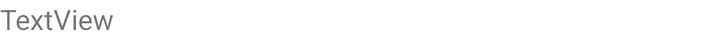
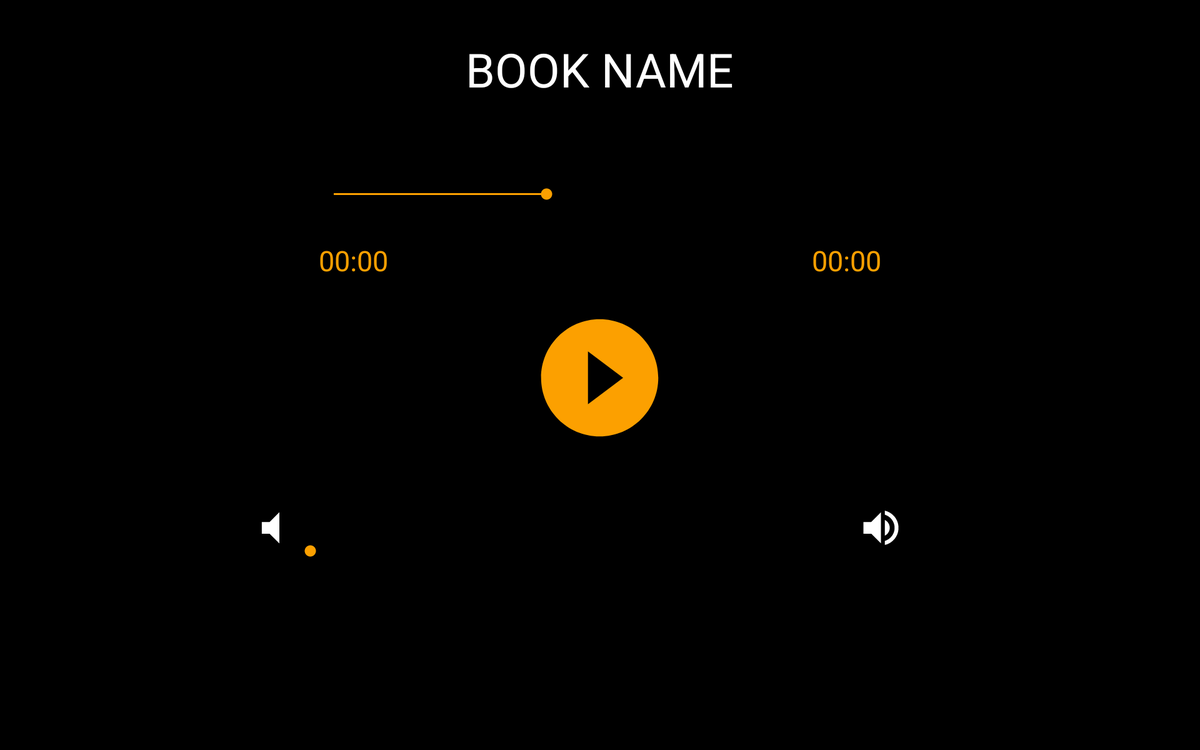

Compare how this app lays out the same screen by default and in its alternative resource folder. The renders come first, then the two layout files and the values they reference.
<!-- AndroidManifest.xml: application theme Theme.ABCZone -->
<!-- res/layout/activity_listen_audio_books.xml -->
<?xml version="1.0" encoding="utf-8"?>
<LinearLayout xmlns:android="http://schemas.android.com/apk/res/android"
    xmlns:app="http://schemas.android.com/apk/res-auto"
    xmlns:tools="http://schemas.android.com/tools"
    android:layout_width="match_parent"
    android:layout_height="wrap_content"
    tools:context=".ListenAudioBooks"
    android:orientation="vertical">


    <TextView
        android:id="@+id/listen_audio"
        android:layout_width="match_parent"
        android:layout_height="wrap_content"
        android:text="TextView" />

    <ImageView
        android:id="@+id/story_image"
        android:layout_width="wrap_content"
        android:layout_height="wrap_content"
        android:src="@drawable/background_animals"/>
</LinearLayout>
<!-- resources referenced by this layout -->
<resources>
  <style name="Theme.ABCZone" parent="Theme.MaterialComponents.DayNight.NoActionBar">
          
          <item name="colorPrimary">@color/black</item>
          <item name="colorPrimaryVariant">@color/black</item>
          <item name="colorOnPrimary">@color/white</item>
          
          <item name="colorSecondary">@color/teal_200</item>
          <item name="colorSecondaryVariant">@color/teal_700</item>
          <item name="colorOnSecondary">@color/black</item>
          <item name="windowActionBar">false</item>
          <item name="windowNoTitle">true</item>
          <item name="android:divider">@drawable/menu_item_padding</item>
          <item name="android:listDivider">@android:color/transparent</item>
          
          <item name="android:statusBarColor" tools:targetApi="l">?attr/colorPrimaryVariant</item>
          
      </style>
  <color name="black">#FF000000</color>
  <color name="white">#FFFFFFFF</color>
  <color name="teal_200">#FF03DAC5</color>
  <color name="teal_700">#FF018786</color>
</resources>
<!-- res/layout-xlarge/activity_listen_audio_books.xml (the repository's variant of the layout above) -->
<!-- drawn on a large tablet held sideways -->
<?xml version="1.0" encoding="utf-8"?>
<LinearLayout xmlns:android="http://schemas.android.com/apk/res/android"
    xmlns:app="http://schemas.android.com/apk/res-auto"
    xmlns:tools="http://schemas.android.com/tools"
    android:layout_width="match_parent"
    android:background="@color/black"
    android:orientation="vertical"
    android:layout_height="match_parent"
    android:gravity="center_horizontal"
    tools:context=".ListenAudioBooks">

   <ImageView
       android:id="@+id/audio_book_cover"
       android:layout_width="match_parent"
       android:layout_height="wrap_content"
       android:src="@drawable/rain_song"/>

    <TextView
        android:id="@+id/audio_book_name"
        android:layout_marginTop="40dp"
        android:layout_width="wrap_content"
        android:layout_height="wrap_content"
        android:textColor="@color/white"
        android:text="Book name"
        android:textSize="50sp"
        android:textAllCaps="true"/>

    <SeekBar
        android:id="@+id/seekBarTime"
        android:layout_marginTop="50dp"
        android:progressTint="@color/orange"
        android:progress="40"
        android:backgroundTint="@color/orange"
        android:thumbTint="@color/orange"
        android:layout_width="600dp"
        android:layout_height="100dp"/>

    <RelativeLayout
        android:layout_width="600dp"
        android:layout_height="wrap_content">

        <TextView
            android:id="@+id/audioTime"
            android:layout_width="wrap_content"
            android:layout_height="wrap_content"
            android:textColor="@color/orange"
            android:textSize="30sp"
            android:text="00:00"/>

        <TextView
            android:id="@+id/audioDuration"
            android:layout_width="wrap_content"
            android:layout_height="wrap_content"
            android:textColor="@color/orange"
            android:layout_alignParentEnd="true"
            android:textSize="30sp"
            android:text="00:00"/>

    </RelativeLayout>

    <androidx.appcompat.widget.AppCompatButton
        android:id="@+id/playBook"
        android:layout_width="150dp"
        android:layout_height="150dp"
        android:layout_marginTop="30dp"
        android:background="@drawable/play_button" />

    <LinearLayout
        android:layout_width="750dp"
        android:layout_height="wrap_content"
        android:layout_marginTop="60dp"
        android:orientation="horizontal">

        <ImageView
            android:layout_width="50dp"
            android:layout_height="50dp"
            android:src="@drawable/low_volume"/>

        <SeekBar
            android:id="@+id/seekBarVolume"
            android:layout_width="600dp"
            android:layout_height="100dp"
            android:progressTint="@color/orange"
            android:thumbTint="@color/orange"
            android:backgroundTint="@color/orange"
            />

        <ImageView
            android:layout_width="50dp"
            android:layout_height="50dp"
            android:src="@drawable/volume_up"
            />
    </LinearLayout>

</LinearLayout>
<!-- resources referenced by the variant -->
<!-- as a large tablet held sideways resolves them -->
<resources>
  <color name="black">#FF000000</color>
  <color name="orange">#FCA000</color>
  <color name="white">#FFFFFFFF</color>
  <!-- drawable low_volume (drawable) -->
  <vector android:height="24dp" android:tint="#FFFFFF"
      android:viewportHeight="24" android:viewportWidth="24"
      android:width="24dp" xmlns:android="http://schemas.android.com/apk/res/android">
      <path android:fillColor="@color/orange" android:pathData="M7,9v6h4l5,5V4l-5,5H7z"/>
  </vector>
  <!-- drawable play_button (drawable) -->
  <vector xmlns:android="http://schemas.android.com/apk/res/android"
      android:width="24dp"
      android:height="24dp"
      android:viewportWidth="24"
      android:viewportHeight="24">
    <path
        android:fillColor="@color/orange"
        android:pathData="M12,2C6.48,2 2,6.48 2,12s4.48,10 10,10 10,-4.48 10,-10S17.52,2 12,2zM10,16.5v-9l6,4.5 -6,4.5z"/>
  </vector>
  <!-- drawable volume_up (drawable) -->
  <vector android:height="24dp" android:tint="#FFFFFF"
      android:viewportHeight="24" android:viewportWidth="24"
      android:width="24dp" xmlns:android="http://schemas.android.com/apk/res/android">
      <path android:fillColor="@color/orange" android:pathData="M3,9v6h4l5,5L12,4L7,9L3,9zM16.5,12c0,-1.77 -1.02,-3.29 -2.5,-4.03v8.05c1.48,-0.73 2.5,-2.25 2.5,-4.02zM14,3.23v2.06c2.89,0.86 5,3.54 5,6.71s-2.11,5.85 -5,6.71v2.06c4.01,-0.91 7,-4.49 7,-8.77s-2.99,-7.86 -7,-8.77z"/>
  </vector>
  <style name="Theme.ABCZone" parent="Theme.MaterialComponents.DayNight.NoActionBar">
          
          <item name="colorPrimary">@color/black</item>
          <item name="colorPrimaryVariant">@color/black</item>
          <item name="colorOnPrimary">@color/white</item>
          
          <item name="colorSecondary">@color/teal_200</item>
          <item name="colorSecondaryVariant">@color/teal_700</item>
          <item name="colorOnSecondary">@color/black</item>
          <item name="windowActionBar">false</item>
          <item name="windowNoTitle">true</item>
          <item name="android:divider">@drawable/menu_item_padding</item>
          <item name="android:listDivider">@android:color/transparent</item>
          
          <item name="android:statusBarColor" tools:targetApi="l">?attr/colorPrimaryVariant</item>
          
      </style>
  <color name="teal_200">#FF03DAC5</color>
  <color name="teal_700">#FF018786</color>
</resources>
